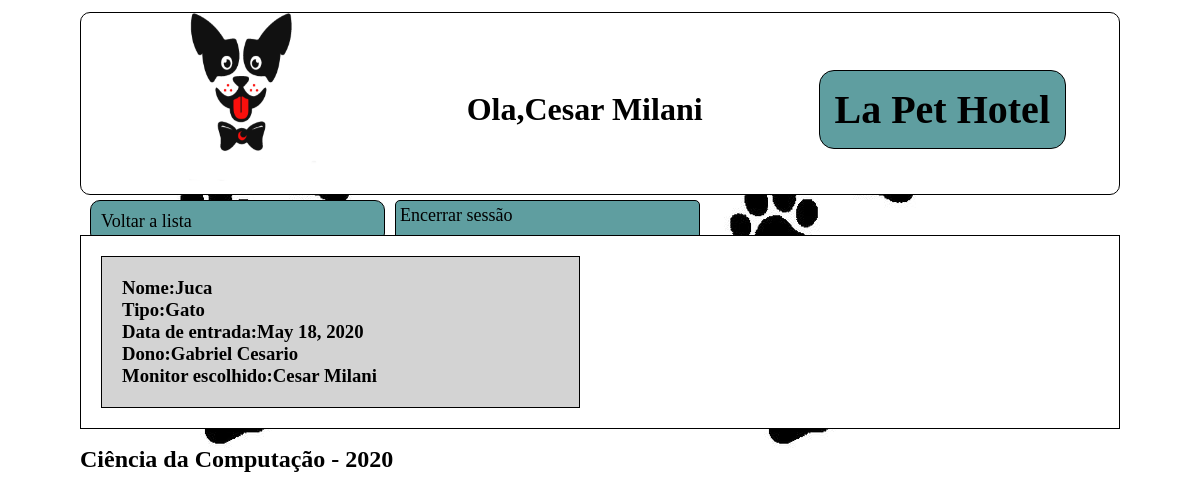
Page /todos-pets/ (signed in) on the earlier database version.
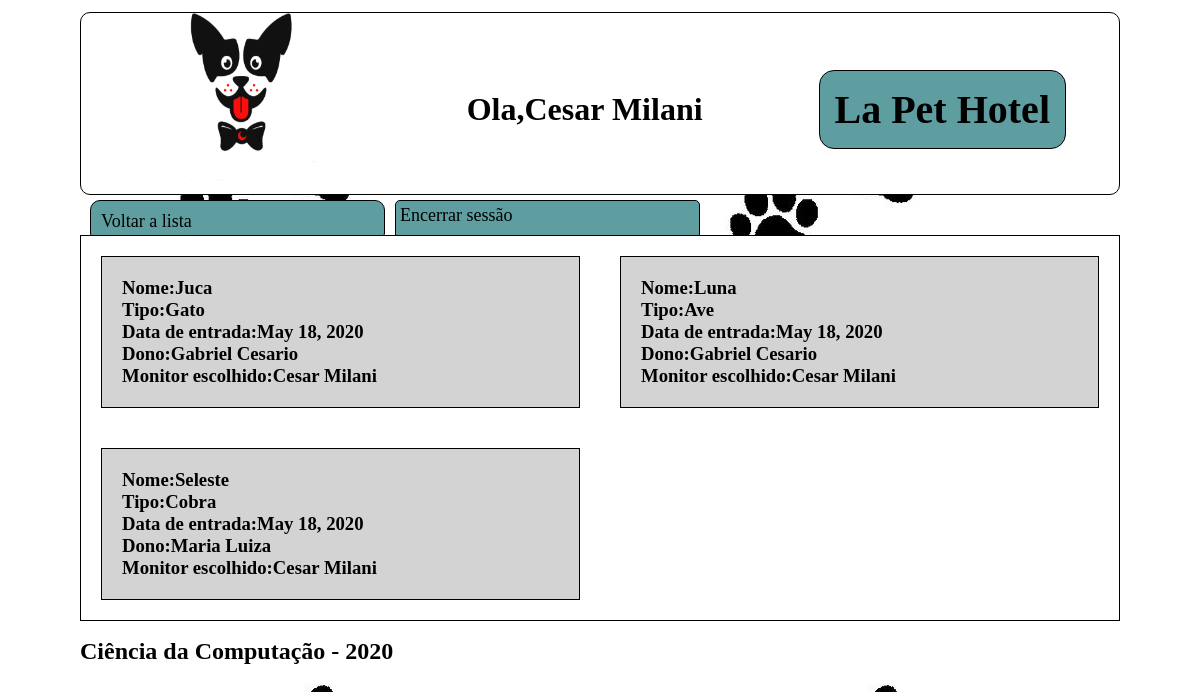
Same page on the later database version.
### cliente/models.py (models this page shows, shortened)
class Pet(models.Model):
    _nome_pet = models.CharField("Nome do pet",max_length=30,blank=False,null=False)
    _tipo = models.CharField("Tipo",max_length=50,blank=False,null=False,default="Cachorro")
    _porte = models.PositiveIntegerField("porte do mascote",choices=PORTE_MASCOTE,default=PEQUENO)
    _especie = models.CharField("Espécie:",max_length=50,blank=False,null=True)
    _racao = models.CharField("Ração",max_length=30,blank=False, null=False)
    data_entrada = models.DateField(verbose_name="Data de entrada",auto_now_add=True)
    dono = models.ForeignKey(Cliente, verbose_name="Dono",on_delete=models.CASCADE,blank=False)
    class Meta:
        verbose_name = 'mascote'
        verbose_name_plural = 'mascotes'
    @property
    def nome_pet(self):
        if self._nome_pet:
            return self._nome_pet
        return str(self.id)
    @property
    def tipo(self):
        return self._tipo
    @property
    def porte(self):
        for code,label in PORTE_MASCOTE:
            if self._porte == code:
                break
        return label
    @porte.setter
    def porte(self,valor):
        if valor == 'Pequeno':
            self._porte = PEQUENO
        elif valor == 'Medio':
            self._porte = MEDIO
        elif valor == 'Grande':
            self._porte = GRANDE
        else:
            raise ValueError('Porte inválido, selecione entre pequeno(P ou p),médio(m ou M) ou grande(g ou G)')
    @property
    def especie(self):
        return self._especie
    @property
    def racao(self):
        return self._racao

class Pessoa(models.Model):
    _CPF = models.CharField(max_length=16, blank=False,null=False, default=0)
    _nome = models.CharField("Nome",max_length=100,blank=False,null=False)
    _email = models.EmailField("E-Mail",max_length=200,blank=True, null=False, unique=True)
    _tel = models.CharField("Telefone",max_length=20,blank=True,null=True)
    user = models.OneToOneField(User, verbose_name="Usuario",on_delete=models.CASCADE, null=True)
    class Meta:
        abstract = True
    @property
    def nome(self):
        return self._nome
    @property
    def CPF(self):
        return self._CPF
    @property
    def email(self):
        return self._email
    @property
    def tel(self):
        return self._tel

class Cliente(Pessoa):
    monitor_escolhido = models.ForeignKey(Monitor, verbose_name="Monitor responsável", on_delete=models.CASCADE, null=True,blank=True)
    class Meta:
        verbose_name = 'cliente'
        verbose_name_plural = 'clientes'

### cliente/views.py (the view)
# urls.py: path('todos-pets/', views.hotel_pets),
@login_required(login_url='/login/')
def hotel_pets(request):#Mostra todos os pets cadastrados no db, nome do dono e o monitor selecionado(sim, pode ser um que não esteja autenticado)
    monitor = Monitor.objects.get(user = request.user)
    cliente = Cliente.objects.all()
    pet = Pet.objects.all()
    return render(request, 'todos-pets.html',{'pet':pet,'monitor':monitor,'cliente':cliente})

### cliente/templates/todos-pets.html
{%load static%}<!DOCTYPE html><html lang="en"><head><meta charset="UTF-8"><meta name="viewport" content="width=device-width,initial-scale=1"><link rel="stylesheet" type="text/css" href="{% static 'assets/css/todos-pets.css' %}"><title>Ola,{{monitor.nome}}</title></head><body><div class="header"><img class="logo" src="{% static 'assets/imgs/logo.png' %}" alt="My image"><h1 class="user">Ola,{{monitor.nome}}</h1><h1 class="title">La Pet Hotel</h1></div><div class="nav"><ul class="nav-1"><li class="cadastro"><a href="/monitor/">Voltar a lista</a></li><li class="logout"><a href="/logout/">Encerrar sessão</a></li></ul></div><div class="conteudo">{%if pet%} {%for x in pet %}<div class="pet"><h3>Nome:{{x.nome_pet}}</h3><h3>Tipo:{{x.tipo}}</h3><h3>Data de entrada:{{x.data_entrada}}</h3><h3>Dono:{{x.dono.nome}}</h3><h3>Monitor escolhido:{{x.dono.monitor_escolhido.nome}}</h3></div>{%endfor%} {%else%}<h1>Nenhuma pet cadastrado</h1>{%endif%}</div><div class="footer"><footer><h2>Ciência da Computação - 2020</h2></footer></div></body></html>

Differences in the rows shown:
added Pet: nome_pet "Luna", tipo "Ave", data_entrada "May 18, 2020", dono.nome "Gabriel Cesario", dono.monitor_escolhido.nome "Cesar Milani"
added Pet: nome_pet "Seleste", tipo "Cobra", data_entrada "May 18, 2020", dono.nome "Maria Luiza", dono.monitor_escolhido.nome "Cesar Milani"
